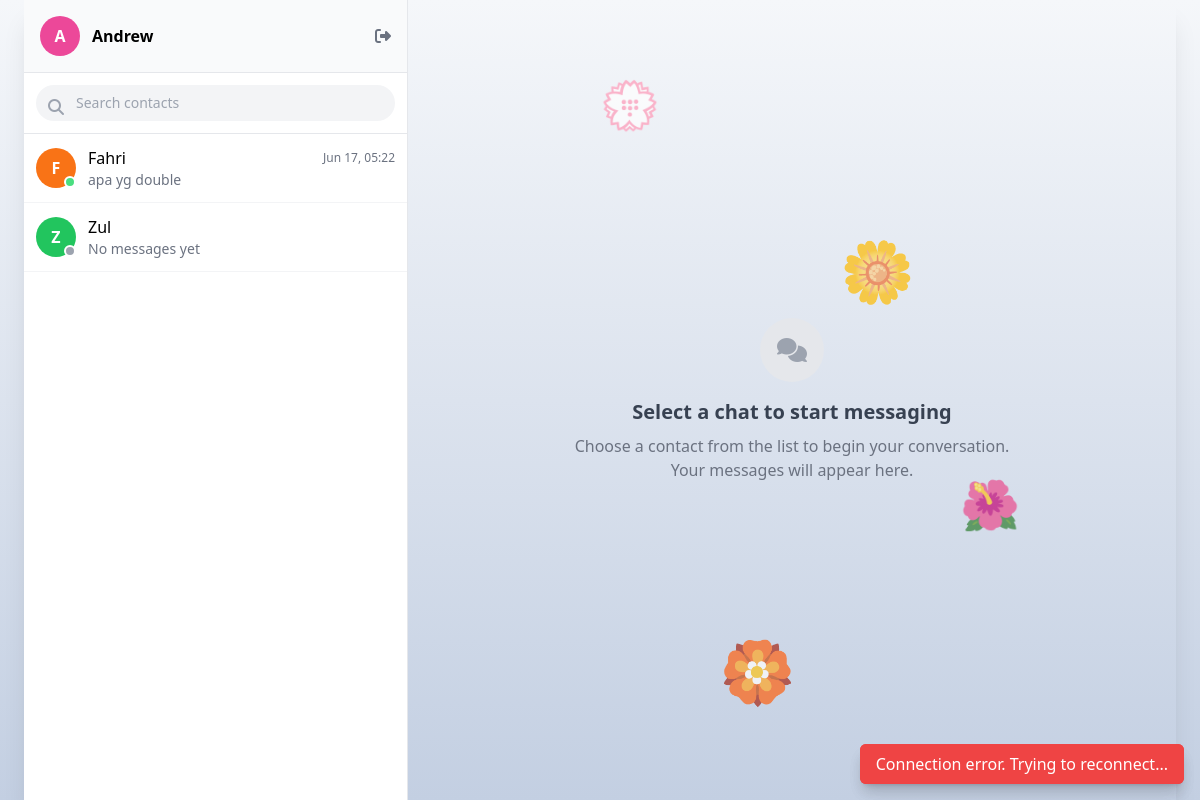
/chat (signed in), run on an earlier commit of the app's database.
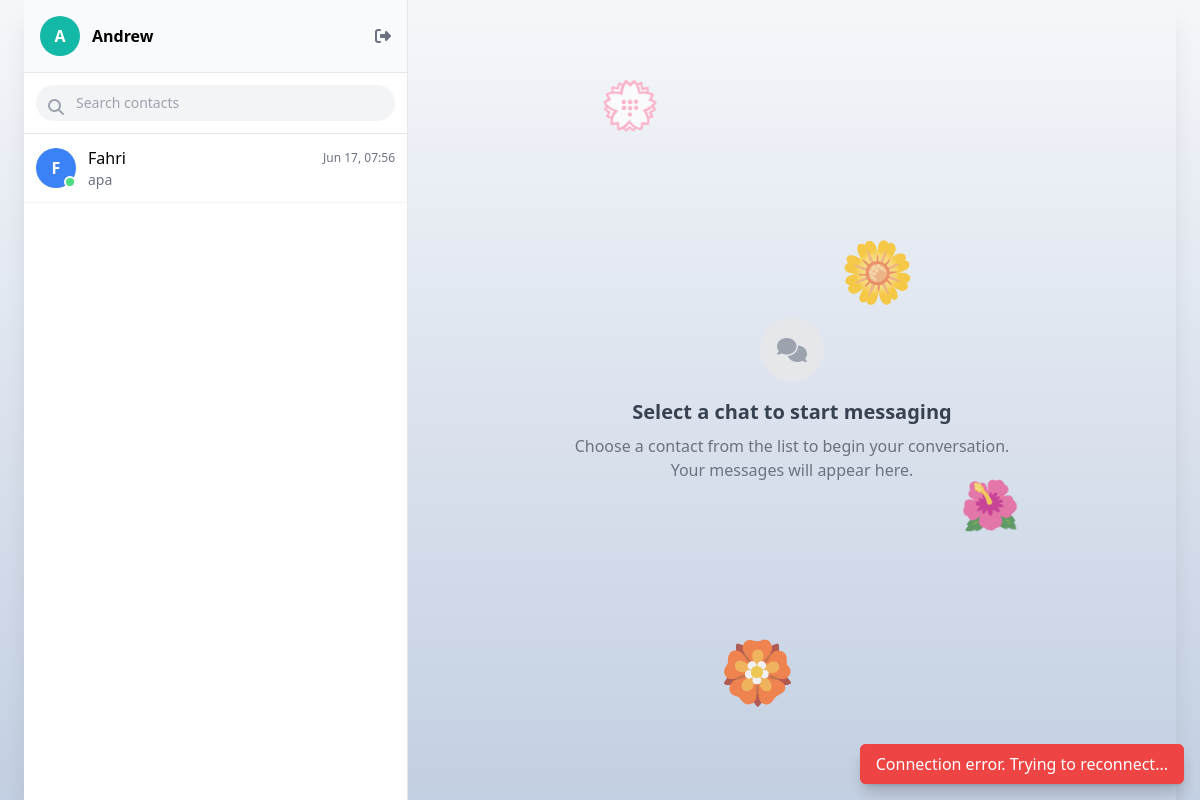
And on a later commit of the database.
### tables this page shows
CREATE TABLE users (
                id INTEGER PRIMARY KEY AUTOINCREMENT,
                username TEXT UNIQUE NOT NULL,
                password TEXT NOT NULL,
                public_key TEXT NOT NULL,
                private_key TEXT NOT NULL,
                last_seen TEXT,
                avatar_color TEXT,
                online BOOLEAN DEFAULT FALSE
            );

### app.py (the view)
@app.route('/chat')
@login_required
def chat():
    username = session['username']
    with db.get_connection() as conn:
        current_user = conn.execute(
            "SELECT username, avatar_color FROM users WHERE username = ?",
            (username,)
        ).fetchone()
        users = conn.execute('''
            SELECT
                u.username,
                u.avatar_color,
                u.online,
                (SELECT m.content_sender
                 FROM messages m
                 WHERE (m.sender = u.username AND m.receiver = ?)
                    OR (m.sender = ? AND m.receiver = u.username)
                 ORDER BY m.timestamp DESC
                 LIMIT 1) as last_message,
                (SELECT m.timestamp
                 FROM messages m
                 WHERE (m.sender = u.username AND m.receiver = ?)
                    OR (m.sender = ? AND m.receiver = u.username)
                 ORDER BY m.timestamp DESC
                 LIMIT 1) as last_message_time
            FROM users u
            WHERE u.username != ?
            ORDER BY u.online DESC, last_message_time DESC NULLS LAST, u.username
        ''', (username, username, username, username, username)).fetchall()
    return render_template('chat.html',
                         users=users,
                         current_user=current_user['username'],
                         current_user_color=current_user['avatar_color'])

### app.py (called while the page is built)
def login_required(f):
    @wraps(f)
    def decorated_function(*args, **kwargs):
        if 'username' not in session:
            return redirect(url_for('login', next=request.url))
        return f(*args, **kwargs)
    return decorated_function

    def get_connection(self):
        if self.conn is None:
            self.conn = sqlite3.connect('database.db', check_same_thread=False)
            self.conn.row_factory = sqlite3.Row
        return self.conn

### filters.py (called while the page is built)
def datetimeformat(value, format='%b %d, %H:%M'):
    if value is None:
        return ""
    if isinstance(value, str):
        try:
            value = datetime.strptime(value, '%Y-%m-%d %H:%M:%S')
        except ValueError:
            try:
                value = datetime.fromisoformat(value)
            except ValueError:
                return value  # Return as-is if can't parse
    return value.strftime(format)

### templates/chat.html (shortened to what this page needs)
<!DOCTYPE html>
<html lang="en">
<head>
    <script src="https://cdn.tailwindcss.com"></script>
    <link rel="stylesheet" href="{{ url_for('static', filename='css/all.min.css') }}">
    <link rel="stylesheet" href="{{ url_for('static', filename='css/flower.css') }}">
    <link rel="stylesheet" href="{{ url_for('static', filename='css/chat.css') }}">
</head>
<body class="bg-gray-100 h-screen font-sans">
    <div class="flower-bg">
        <div class="flower text-4xl">🌸</div>
        <div class="flower text-5xl">🌺</div>
        <div class="flower text-6xl">🌼</div>
        <div class="flower text-4xl">🌹</div>
        <div class="flower text-5xl">💮</div>
        <div class="flower text-6xl">🏵️</div>
    </div>
    <div class="flex h-full max-w-6xl mx-auto shadow-xl">
        <div class="w-1/3 bg-white border-r flex flex-col">
            <div class="p-4 bg-gray-50 border-b flex items-center justify-between">
                <div class="flex items-center">
                    <div class="w-10 h-10 rounded-full {{ current_user_color }} flex items-center justify-center text-white font-bold">
                        {{ current_user[0]|upper }}
                    </div>
                    <span class="ml-3 font-semibold">{{ current_user }}</span>
                </div>
                <a href="/logout" class="text-gray-500 hover:text-gray-700">
                    <i class="fas fa-sign-out-alt"></i>
                </a>
            </div>
            <div class="p-3 bg-white border-b">
                <div class="relative">
                    <input type="text" placeholder="Search contacts" class="w-full pl-10 pr-4 py-2 rounded-full bg-gray-100 focus:outline-none focus:ring-2 focus:ring-purple-200 text-sm">
                    <div class="absolute left-3 top-2.5 text-gray-400">
                        <i class="fas fa-search"></i>
                    </div>
                </div>
            </div>
            <div id="userList" class="flex-1 overflow-y-auto">
                {% for user in users %}
                <button id="user-{{ user.username }}" onclick="selectUser('{{ user.username }}', '{{ user.avatar_color }}')"
                        class="w-full text-left p-3 hover:bg-gray-50 flex items-center border-b border-gray-100 transition-colors duration-150">
                    <div class="relative">
                        <div class="w-10 h-10 rounded-full {{ user.avatar_color }} flex items-center justify-center text-white font-bold">
                            {{ user.username[0]|upper }}
                        </div>
                        <span id="status-{{ user.username }}" class="absolute bottom-0 right-0 w-3 h-3 rounded-full border-2 border-white {{ 'bg-green-400' if user.online else 'bg-gray-400' }}"></span>
                    </div>
                    <div class="ml-3 flex-1">
                        <div class="flex justify-between items-center">
                            <span class="font-medium">{{ user.username }}</span>
                            <span class="text-xs text-gray-500">
                                {% if user.last_message_time %}
                                    {{ user.last_message_time|datetimeformat }}
                                {% endif %}
                            </span>
                        </div>
                        <p class="text-sm text-gray-500 truncate">
                            {% if user.last_message %}
                                {{ user.last_message }}
                            {% else %}
                                No messages yet
                            {% endif %}
                        </p>
                    </div>
                </button>
                {% endfor %}
            </div>
        </div>
        <div class="flex-1 flex flex-col">
            <div id="chatBox" class="flex-1 p-4 overflow-y-auto chat-bg">
                <div id="emptyChat" class="h-full flex flex-col items-center justify-center text-center p-6">
                    <div class="w-16 h-16 rounded-full bg-gray-200 flex items-center justify-center mb-4">
                        <i class="fas fa-comments text-gray-400 text-2xl"></i>
                    </div>
                    <h3 class="text-xl font-semibold text-gray-700 mb-2">Select a chat to start messaging</h3>
                    <p class="text-gray-500 max-w-md">Choose a contact from the list to begin your conversation. Your messages will appear here.</p>
                </div>
            </div>
        </div>
    </div>
</body>
</html>

### static/css/flower.css (style rules this page uses)
.flower-bg { position: fixed; top: 0; left: 0; width: 100%; height: 100%; z-index: -1; background: linear-gradient(to bottom, #f5f7fa 0%, #c3cfe2 100%); overflow: hidden; }
.flower { position: absolute; animation: bloom 8s ease-in-out infinite both; opacity: 0.7; }
.flower:nth-child(1) { top: 20%; left: 10%; color: #ff9a9e; animation-delay: 0s; }
.flower:nth-child(2) { top: 60%; left: 80%; color: #fad0c4; animation-delay: 2s; }
.flower:nth-child(3) { top: 30%; left: 70%; color: #a18cd1; animation-delay: 4s; }
.flower:nth-child(4) { top: 70%; left: 20%; color: #fbc2eb; animation-delay: 6s; }
.flower:nth-child(5) { top: 10%; left: 50%; color: #ffecd2; animation-delay: 1s; }
.flower:nth-child(6) { top: 80%; left: 60%; color: #fcb69f; animation-delay: 3s; }

What changed in the data, as far as the page shows it:
removed users: username "Z", online False (drawn), username "Zul", shows "No messages yet"
changed users "Andrew": avatar_color "bg-pink-500" → "bg-teal-500" (drawn)
changed users "Fahri": avatar_color "bg-orange-500" → "bg-blue-500" (drawn); last_message_time "Jun 17, 05:22" → "Jun 17, 07:56"; last_message "apa yg double" → "apa"
